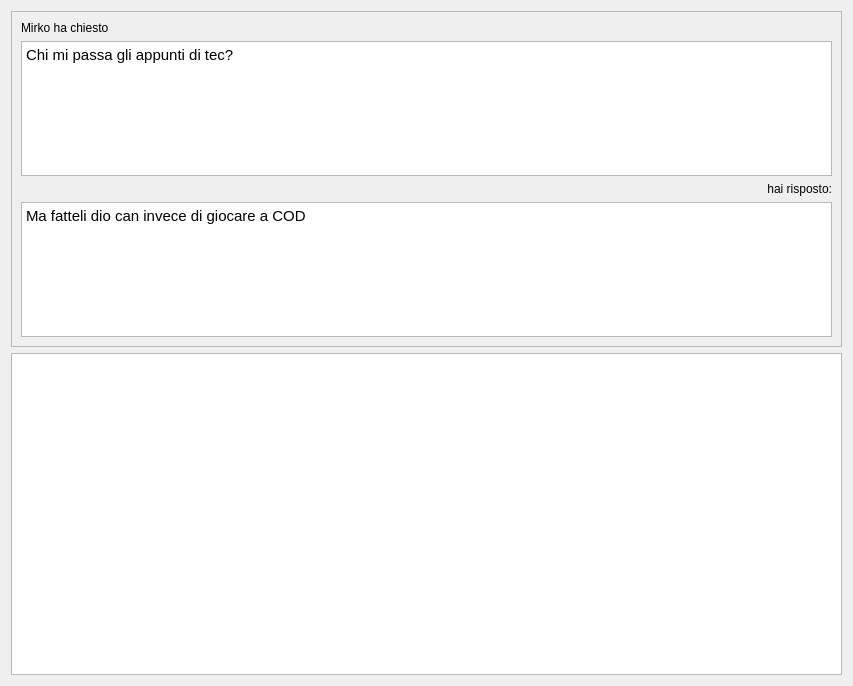
<?xml version="1.0" encoding="UTF-8"?>
<ui version="4.0">
 <class>Form</class>
 <widget class="QWidget" name="Form">
  <property name="geometry">
   <rect>
    <x>0</x>
    <y>0</y>
    <width>853</width>
    <height>686</height>
   </rect>
  </property>
  <property name="windowTitle">
   <string>Form</string>
  </property>
  <layout class="QVBoxLayout" name="verticalLayout_4">
   <item>
    <widget class="QScrollArea" name="scrollArea">
     <property name="widgetResizable">
      <bool>true</bool>
     </property>
     <widget class="QWidget" name="scrollAreaWidgetContents">
      <property name="geometry">
       <rect>
        <x>0</x>
        <y>0</y>
        <width>833</width>
        <height>329</height>
       </rect>
      </property>
      <layout class="QVBoxLayout" name="verticalLayout">
       <item>
        <layout class="QVBoxLayout" name="verticalLayout_2" stretch="0,9,0">
         <item>
          <widget class="QLabel" name="label_2">
           <property name="text">
            <string>Mirko ha chiesto</string>
           </property>
           <property name="alignment">
            <set>Qt::AlignLeading|Qt::AlignLeft|Qt::AlignVCenter</set>
           </property>
           <property name="wordWrap">
            <bool>false</bool>
           </property>
          </widget>
         </item>
         <item>
          <widget class="QTextEdit" name="textEdit_3">
           <property name="readOnly">
            <bool>true</bool>
           </property>
           <property name="html">
            <string>&lt;!DOCTYPE HTML PUBLIC &quot;-//W3C//DTD HTML 4.0//EN&quot; &quot;http://www.w3.org/TR/REC-html40/strict.dtd&quot;&gt;
&lt;html&gt;&lt;head&gt;&lt;meta name=&quot;qrichtext&quot; content=&quot;1&quot; /&gt;&lt;style type=&quot;text/css&quot;&gt;
p, li { white-space: pre-wrap; }
&lt;/style&gt;&lt;/head&gt;&lt;body style=&quot; font-family:'Ubuntu'; font-size:11pt; font-weight:400; font-style:normal;&quot;&gt;
&lt;p style=&quot; margin-top:0px; margin-bottom:0px; margin-left:0px; margin-right:0px; -qt-block-indent:0; text-indent:0px;&quot;&gt;Chi mi passa gli appunti di tec?&lt;/p&gt;&lt;/body&gt;&lt;/html&gt;</string>
           </property>
          </widget>
         </item>
         <item>
          <layout class="QHBoxLayout" name="horizontalLayout_2"/>
         </item>
        </layout>
       </item>
       <item>
        <layout class="QVBoxLayout" name="verticalLayout_3" stretch="0,9,0">
         <item>
          <widget class="QLabel" name="label_3">
           <property name="text">
            <string>hai risposto:</string>
           </property>
           <property name="alignment">
            <set>Qt::AlignRight|Qt::AlignTrailing|Qt::AlignVCenter</set>
           </property>
           <property name="wordWrap">
            <bool>false</bool>
           </property>
          </widget>
         </item>
         <item>
          <widget class="QTextEdit" name="textEdit_4">
           <property name="readOnly">
            <bool>true</bool>
           </property>
           <property name="html">
            <string>&lt;!DOCTYPE HTML PUBLIC &quot;-//W3C//DTD HTML 4.0//EN&quot; &quot;http://www.w3.org/TR/REC-html40/strict.dtd&quot;&gt;
&lt;html&gt;&lt;head&gt;&lt;meta name=&quot;qrichtext&quot; content=&quot;1&quot; /&gt;&lt;style type=&quot;text/css&quot;&gt;
p, li { white-space: pre-wrap; }
&lt;/style&gt;&lt;/head&gt;&lt;body style=&quot; font-family:'Ubuntu'; font-size:11pt; font-weight:400; font-style:normal;&quot;&gt;
&lt;p style=&quot; margin-top:0px; margin-bottom:0px; margin-left:0px; margin-right:0px; -qt-block-indent:0; text-indent:0px;&quot;&gt;Ma fatteli dio can invece di giocare a COD&lt;/p&gt;&lt;/body&gt;&lt;/html&gt;</string>
           </property>
          </widget>
         </item>
         <item>
          <layout class="QHBoxLayout" name="horizontalLayout_3"/>
         </item>
        </layout>
       </item>
      </layout>
     </widget>
    </widget>
   </item>
   <item>
    <widget class="QPlainTextEdit" name="plainTextEdit">
     <property name="frameShape">
      <enum>QFrame::StyledPanel</enum>
     </property>
     <property name="tabChangesFocus">
      <bool>false</bool>
     </property>
     <property name="plainText">
      <string/>
     </property>
     <property name="maximumBlockCount">
      <number>0</number>
     </property>
     <property name="placeholderText">
      <string>Scrivi commento...</string>
     </property>
    </widget>
   </item>
  </layout>
 </widget>
 <resources/>
 <connections/>
</ui>
